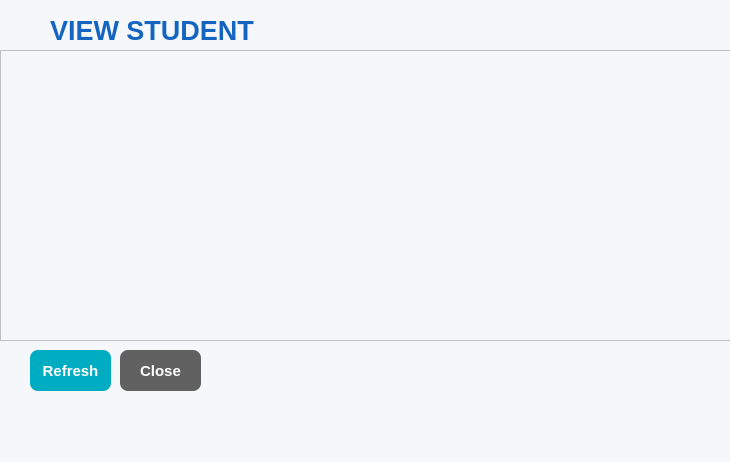
<?xml version="1.0" encoding="UTF-8"?>
<ui version="4.0">
 <class>ViewStudents</class>
 <widget class="QWidget" name="ViewStudents">
  <property name="geometry">
   <rect>
    <x>0</x>
    <y>0</y>
    <width>730</width>
    <height>462</height>
   </rect>
  </property>
  <property name="windowTitle">
   <string>Form</string>
  </property>
  <property name="styleSheet">
   <string notr="true">QWidget
{
    background-color:#F5F7FA;
}

</string>
  </property>
  <widget class="QLabel" name="labelTitle">
   <property name="geometry">
    <rect>
     <x>50</x>
     <y>10</y>
     <width>301</width>
     <height>41</height>
    </rect>
   </property>
   <property name="font">
    <font>
     <pointsize>20</pointsize>
     <bold>true</bold>
    </font>
   </property>
   <property name="styleSheet">
    <string notr="true">QLabel
{
    color:#1565C0;
}</string>
   </property>
   <property name="text">
    <string>VIEW STUDENT</string>
   </property>
  </widget>
  <widget class="QTableWidget" name="tableWidget">
   <property name="geometry">
    <rect>
     <x>0</x>
     <y>50</y>
     <width>731</width>
     <height>291</height>
    </rect>
   </property>
  </widget>
  <widget class="QPushButton" name="btnRefresh">
   <property name="geometry">
    <rect>
     <x>30</x>
     <y>350</y>
     <width>81</width>
     <height>41</height>
    </rect>
   </property>
   <property name="styleSheet">
    <string notr="true">QPushButton
{
    background-color:#00ACC1;
    color:white;
    border:none;
    border-radius:8px;
    font-size:11pt;
    font-weight:bold;
    padding:6px;
}

QPushButton:hover
{
    background-color:#0097A7;
}

QPushButton:pressed
{
    background-color:#00838F;
}</string>
   </property>
   <property name="text">
    <string>Refresh</string>
   </property>
  </widget>
  <widget class="QPushButton" name="btnClose">
   <property name="geometry">
    <rect>
     <x>120</x>
     <y>350</y>
     <width>81</width>
     <height>41</height>
    </rect>
   </property>
   <property name="styleSheet">
    <string notr="true">QPushButton
{
    background-color:#616161;
    color:white;
    border:none;
    border-radius:8px;
    font-size:11pt;
    font-weight:bold;
    padding:6px;
}

QPushButton:hover
{
    background-color:#424242;
}

QPushButton:pressed
{
    background-color:#212121;
}
</string>
   </property>
   <property name="text">
    <string>Close</string>
   </property>
  </widget>
 </widget>
 <resources/>
 <connections/>
</ui>
